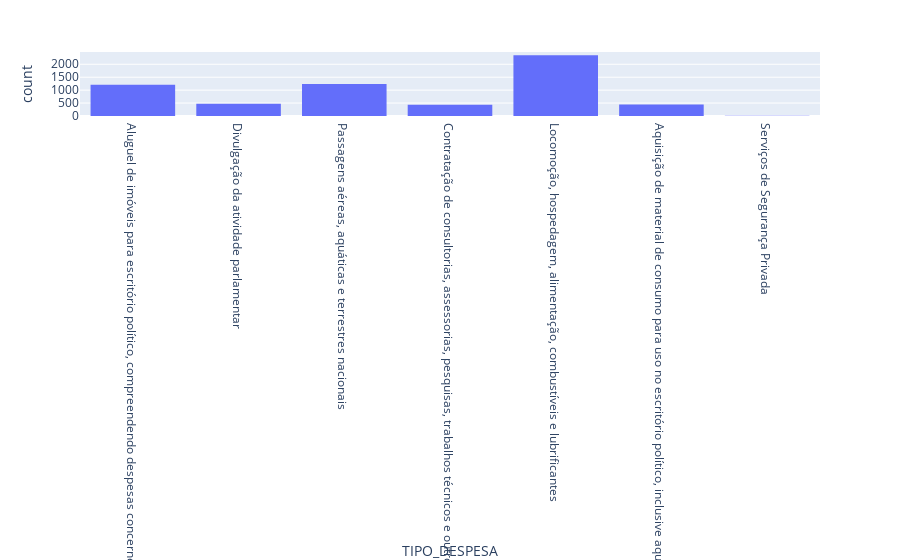

Write notebook code for a chart like this one.
### Code cell
fig = px.histogram(df_2022, x='TIPO_DESPESA')
fig.show()

### Figure 1 — Plotly figure (JSON) as saved in the notebook; plotly's stock layout.template omitted (floating-point values rounded to 4 significant figures; data arrays with more than 128 entries replaced by an {"elided": "..."} marker saying what was removed)
{"data": [{"alignmentgroup": "True", "bingroup": "x", "hovertemplate": "TIPO_DESPESA=%{x}<br>count=%{y}<extra></extra>", "legendgroup": "", "marker": {"color": "#636efa", "pattern": {"shape": ""}}, "name": "", "offsetgroup": "", "orientation": "v", "showlegend": false, "type": "histogram", "x": {"elided": "6160 str values"}, "xaxis": "x", "yaxis": "y"}], "layout": {"barmode": "relative", "legend": {"tracegroupgap": 0}, "margin": {"t": 60}, "xaxis": {"anchor": "y", "domain": [0, 1], "title": {"text": "TIPO_DESPESA"}}, "yaxis": {"anchor": "x", "domain": [0, 1], "title": {"text": "count"}}}}
